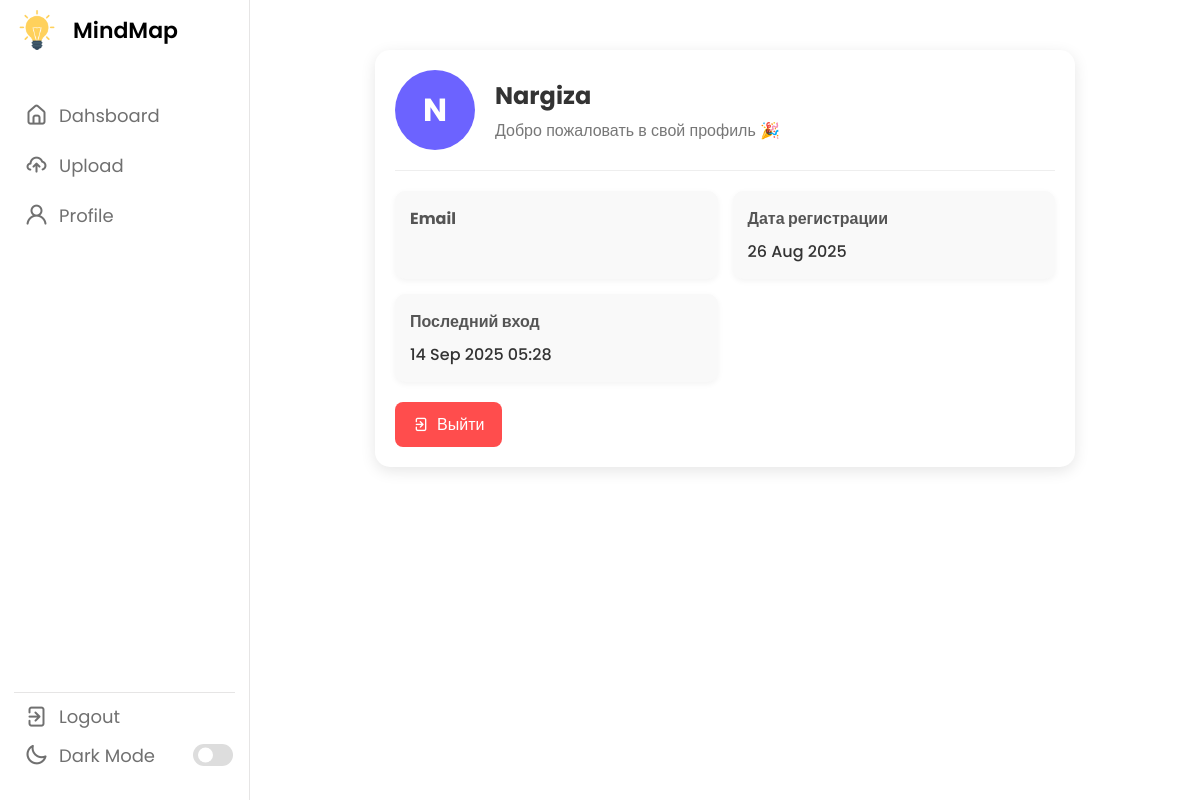
Before: /profile/ (signed in) with the older database file.
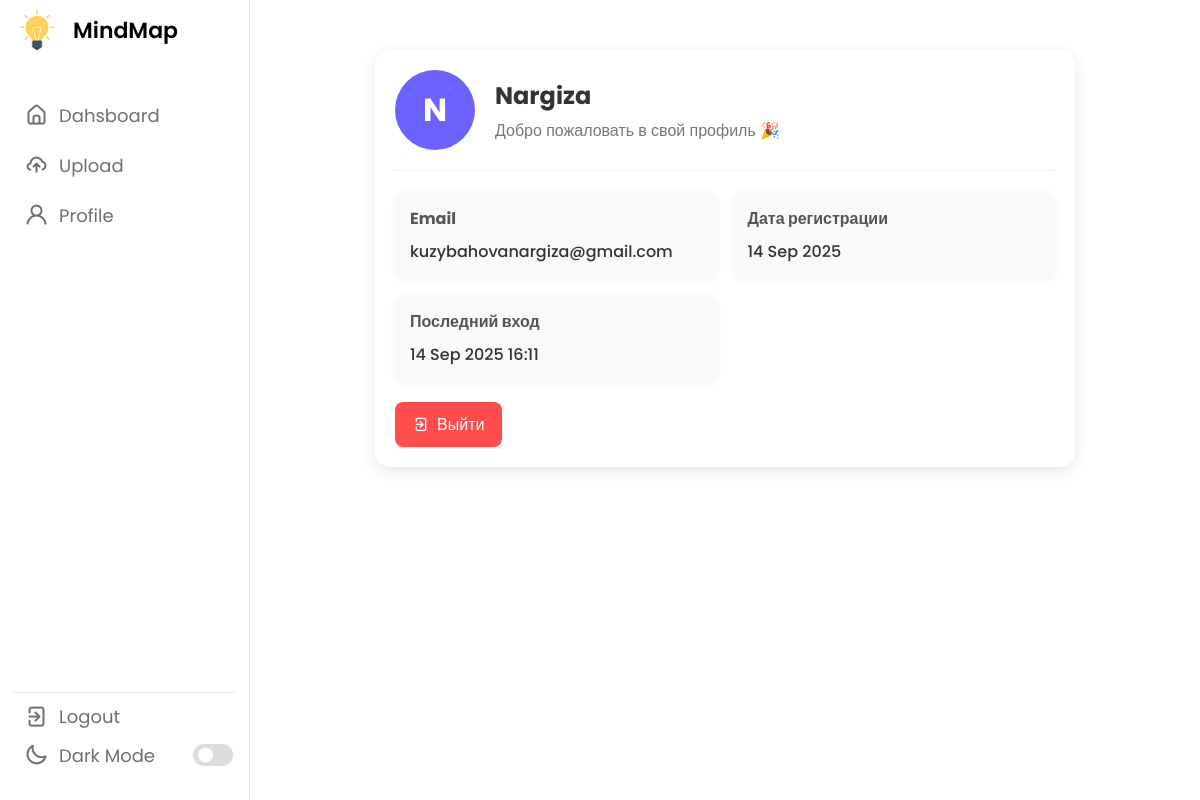
After: the same page with the newer database file.
### app/models.py (models this page shows, shortened)
class CustomUser(AbstractUser):
    face_encoding = models.BinaryField(null=True, blank=True)
    age = models.PositiveIntegerField(null=True, blank=True)
    gender = models.CharField(max_length=10, choices=[("male", "Male"), ("female", "Female")], null=True, blank=True)
    email = models.EmailField(unique=True)

### app/views.py (the view)
# urls.py: path('profile/', views.profile, name='profile'),
def profile(request):
    if not request.user.is_authenticated:
        return redirect('login')
    return render(request, 'profile.html', {'user': request.user})

### templates/profile.html (shortened to what this page needs)
{% extends 'base.html' %}
{% block content %}
<div class="profile-container">
    <div class="profile-header">
        <div class="avatar">
            {{ user.username|first|upper }}
        </div>
        <div class="user-info">
            <h2>{{ user.username }}</h2>
            <p>Добро пожаловать в свой профиль 🎉</p>
        </div>
    </div>
    <div class="profile-details">
        <div class="detail-card">
            <h3>Email</h3>
            <p>{{ user.email }}</p>
        </div>
        <div class="detail-card">
            <h3>Дата регистрации</h3>
            <p>{{ user.date_joined|date:"d M Y" }}</p>
        </div>
        <div class="detail-card">
            <h3>Последний вход</h3>
            <p>{{ user.last_login|date:"d M Y H:i" }}</p>
        </div>
    </div>
    <form method="post" action="{% url 'logout' %}">
        <button type="submit" class="logout-btn">
            <i class="uil uil-signout"></i> Выйти
        </button>
    </form>
</div>
{% endblock %}

### templates/base.html (shortened to what this page needs)
{% load static %}
<!DOCTYPE html>
<html lang="en">
<head>
    <link rel="stylesheet" href="{% static 'css/basePage.css' %}">
    <link rel="stylesheet" href="https://unicons.iconscout.com/release/v4.0.0/css/line.css">
    <link rel="stylesheet" href="https://cdnjs.cloudflare.com/ajax/libs/font-awesome/5.15.3/css/all.min.css"/>
    <link href='https://unpkg.com/boxicons@2.0.9/css/boxicons.min.css' rel='stylesheet'>
</head>
<body>
    <nav>
        <div class="logo-name">
            <div class="logo-image">
                <img src="{% static 'img/logo.png'%}" alt="">
            </div>
            <span class="logo_name">MindMap</span>
        </div>
        <div class="menu-items">
            <ul class="nav-links">
                <li><a href="{% url 'home' %}">
                    <i class="uil uil-estate"></i>
                    <span class="link-name">Dahsboard</span>
                </a></li>
                <li><a href="{% url 'upload_page' %}">
                    <i class="uil uil-cloud-upload"></i>
                    <span class="link-name">Upload</span>
                </a></li>
                <li><a href="{% url 'profile' %}">
                    <i class="uil uil-user"></i>
                    <span class="link-name">Profile</span>
                </a></li>
            </ul>
            <ul class="logout-mode">
  <form method="post" action="{% url 'logout' %}">
    <button type="submit" class="logout-link">
      <i class="uil uil-signout"></i>
      <span class="link-name">Logout</span>
    </button>
  </form>
                <li class="mode">
                    <a href="#">
                        <i class="uil uil-moon"></i>
                    <span class="link-name">Dark Mode</span>
                </a>
                <div class="mode-toggle">
                  <span class="switch"></span>
                </div>
            </li>
            </ul>
        </div>
    </nav>
   <section class="dashboard">
          {%  block content %}
         {% endblock %}
    </section>
</body>
</html>

### static/css/basePage.css (style rules this page uses)
* { margin: 0; padding: 0; box-sizing: border-box; font-family: 'Poppins', sans-serif; }
:root { --primary-color: #0E4BF1; --panel-color: #FFF; --text-color: #000; --black-light-color: #707070; --border-color: #e6e5e5; --toggle-color: #DDD; --box1-color: #4DA3FF; --box2-color: #FFE6AC; --box3-color: #E7D1FC; --title-icon-color: #fff; --tran-05: all 0.5s ease; --tran-03: all 0.3s ease; --tran-03: all 0.2s ease; }
body { min-height: 100vh; background-color: var(--primary-color); }
nav { position: fixed; top: 0; left: 0; height: 100%; width: 250px; padding: 10px 14px; background-color: var(--panel-color); border-right: 1px solid var(--border-color); transition: var(--tran-05); }
nav .logo-name { display: flex; align-items: center; }
nav .logo-image { display: flex; justify-content: center; min-width: 45px; }
nav .logo-image img { width: 40px; object-fit: cover; border-radius: 50%; }
nav .logo-name .logo_name { font-size: 22px; font-weight: 600; color: var(--text-color); margin-left: 14px; transition: var(--tran-05); }
nav .menu-items { margin-top: 40px; height: calc(100% - 90px); display: flex; flex-direction: column; justify-content: space-between; }
.menu-items li { list-style: none; }
.menu-items li a { display: flex; align-items: center; height: 50px; text-decoration: none; position: relative; }
.menu-items li a i { font-size: 24px; min-width: 45px; height: 100%; display: flex; align-items: center; justify-content: center; color: var(--black-light-color); }
.menu-items li a .link-name { font-size: 18px; font-weight: 400; color: var(--black-light-color); transition: var(--tran-05); }
.menu-items .logout-mode { padding-top: 10px; border-top: 1px solid var(--border-color); }
.menu-items .mode { display: flex; align-items: center; white-space: nowrap; }
.menu-items .mode-toggle { position: absolute; right: 14px; height: 50px; min-width: 45px; display: flex; align-items: center; justify-content: center; cursor: pointer; }
.mode-toggle .switch { position: relative; display: inline-block; height: 22px; width: 40px; border-radius: 25px; background-color: var(--toggle-color); }
.switch:before { content: ""; position: absolute; left: 5px; top: 50%; transform: translateY(-50%); height: 15px; width: 15px; background-color: var(--panel-color); border-radius: 50%; transition: var(--tran-03); }
.dashboard { position: relative; left: 250px; background-color: var(--panel-color); min-height: 100vh; width: calc(100% - 250px); padding: 10px 14px; transition: var(--tran-05); }
.logout-link { background: none; border: none; font: inherit; width: 100%; display: flex; align-items: center; text-align: left; padding: 0; cursor: pointer; color: var(--black-light-color); }
.logout-link i { font-size: 24px; min-width: 45px; height: 100%; display: flex; align-items: center; justify-content: center; color: var(--black-light-color); }
.logout-link .link-name { font-size: 18px; font-weight: 400; color: var(--black-light-color); transition: var(--tran-05); }

### templates/profile.html (style rules this page uses)
.profile-container { max-width: 700px; margin: 40px auto; padding: 20px; background: #fff; border-radius: 15px; box-shadow: 0 4px 15px rgba(0,0,0,0.1); }
.profile-header { display: flex; align-items: center; gap: 20px; border-bottom: 1px solid #eee; padding-bottom: 20px; }
.avatar { width: 80px; height: 80px; background: #6c63ff; color: #fff; border-radius: 50%; display: flex; align-items: center; justify-content: center; font-size: 32px; font-weight: bold; }
.user-info h2 { margin: 0; font-size: 24px; color: #333; }
.user-info p { margin: 5px 0 0; color: #777; }
.profile-details { display: grid; grid-template-columns: 1fr 1fr; gap: 15px; margin: 20px 0; }
.detail-card { background: #f9f9f9; padding: 15px; border-radius: 10px; box-shadow: 0 2px 6px rgba(0,0,0,0.05); }
.detail-card h3 { margin: 0 0 8px; font-size: 16px; color: #555; }
.detail-card p { margin: 0; color: #333; font-weight: 500; }
.logout-btn { display: flex; align-items: center; gap: 8px; padding: 10px 18px; background: #ff4d4d; color: #fff; border: none; border-radius: 8px; cursor: pointer; font-size: 16px; transition: background 0.3s ease; }

Changed rows visible on the page:
changed CustomUser "Nargiza": email (not shown) → "kuzybahovanargiza@gmail.com"; date_joined "26 Aug 2025" → "14 Sep 2025"; last_login "14 Sep 2025 05:28" → "14 Sep 2025 16:11"
